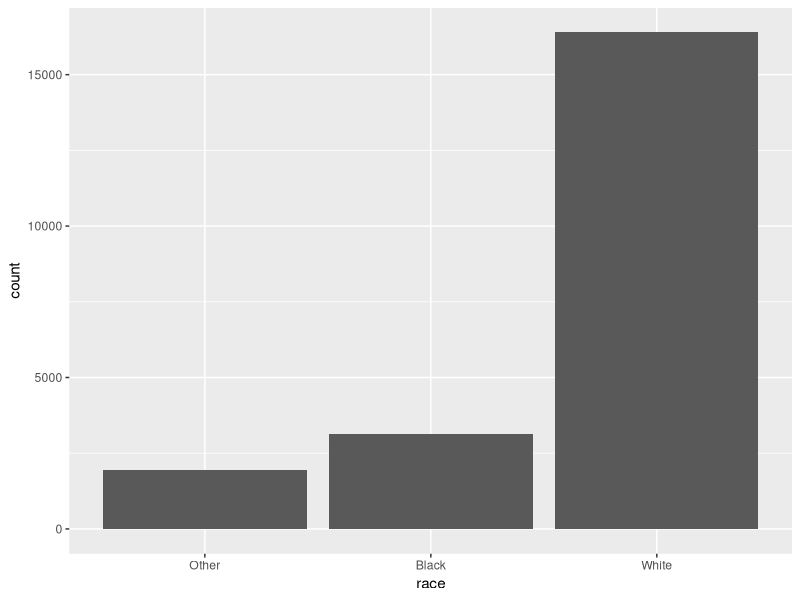
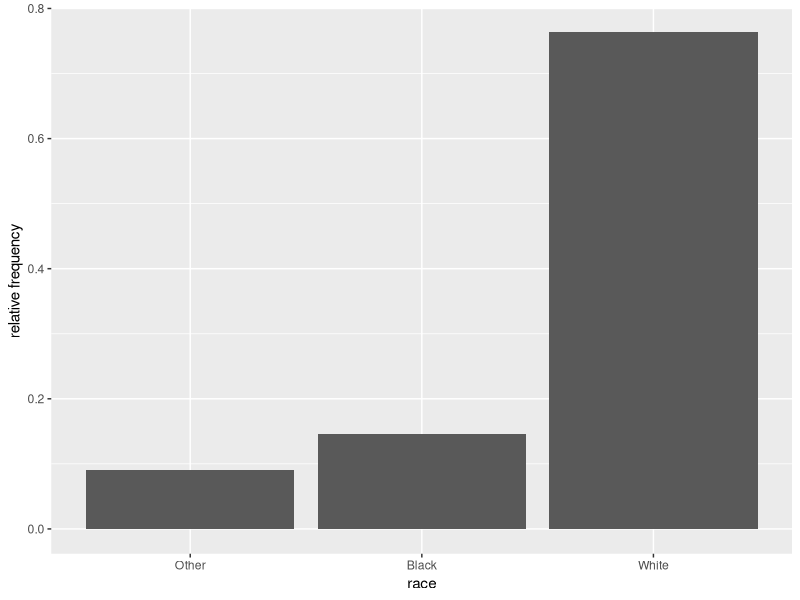
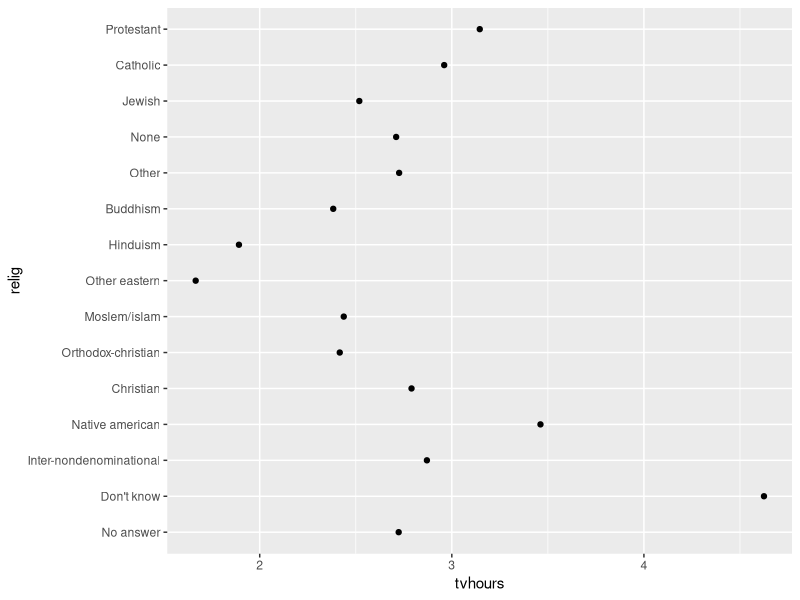
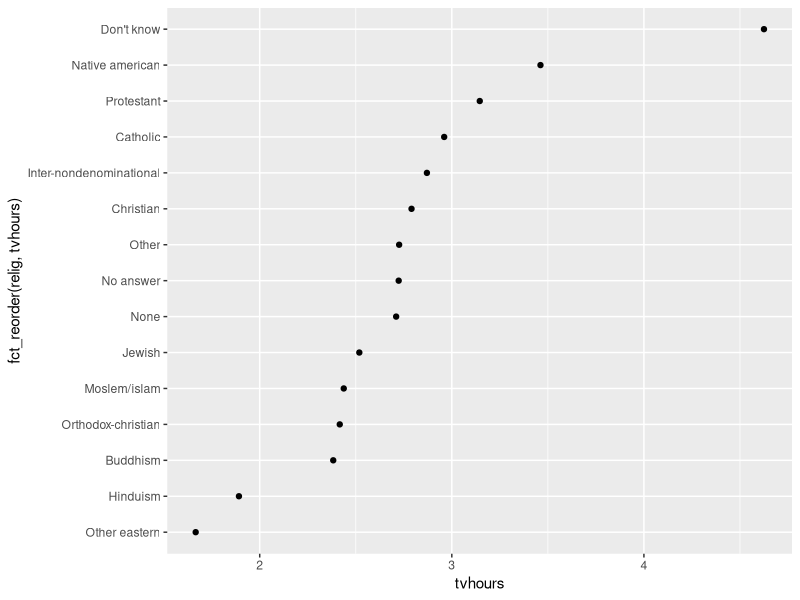
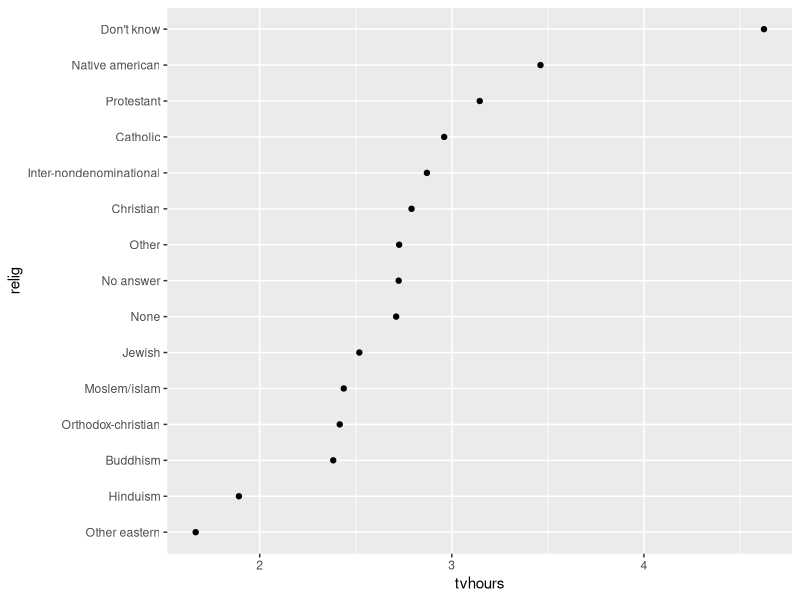
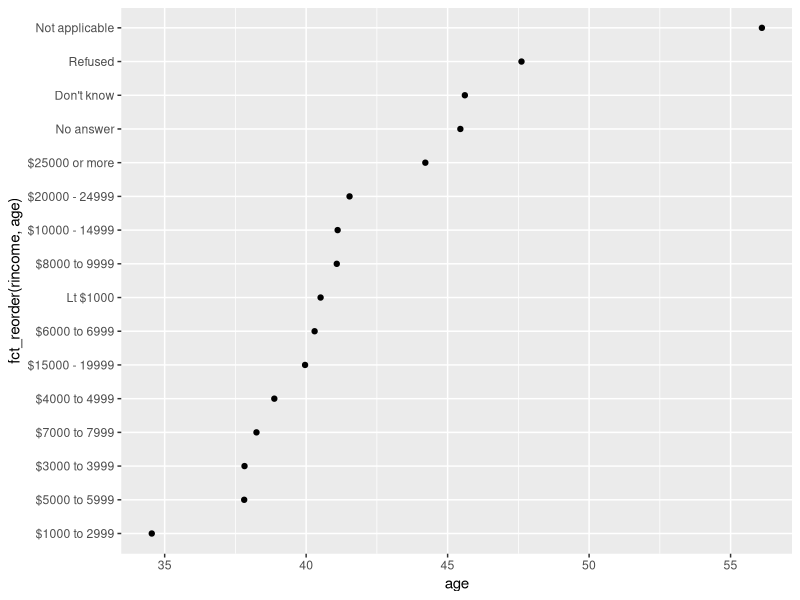
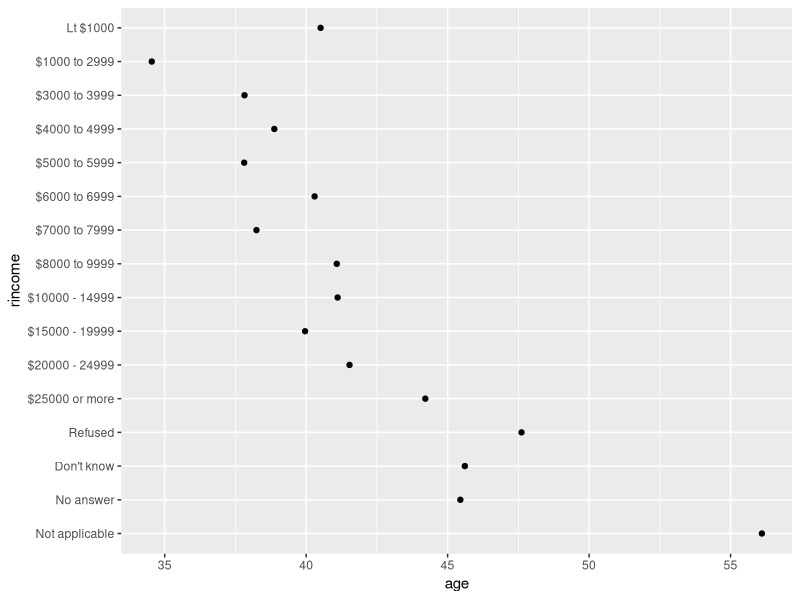
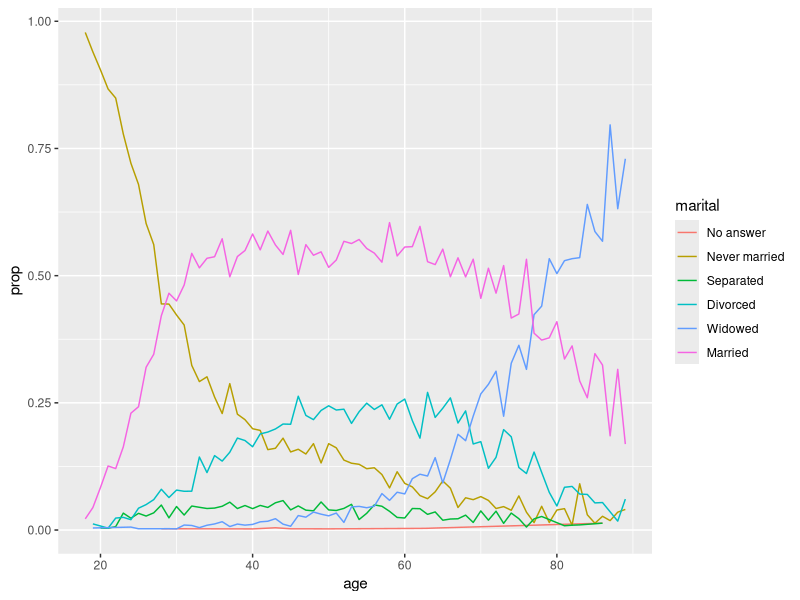

Generate these figures, in order, with R:
##Factors
library(tidyverse)
install.packages("forcats")
library(forcats) #for categorical data

##Creating a factor vector for months of the year
data = c("Jan", "Dec", "Apr", "Sep") 
#the data we'd like to make a factor

# there are 2 small issues with raw vectors for this kind of data
#1. there could be typos
#ex c("Jam", "Dec", "Apr")
#2. doesn't sort in a useful way
sort(data)

#Instead let's create a "Factor" which will help us with both:

#a vector of all possible levels that data can take on
month_levels = c("Jan", "Feb", "Mar", "Apr", "May", "Jun", 
                 "Jul","Aug", "Sep", "Oct", "Nov", "Dec")

#create the factor variable
mon_factor = factor(data, levels = month_levels)

#the above will treat the levels as defined by month_levels

#the following will just take unique values from the original vector
mon_factor_short = factor(data)


#making a factor from data that is not included in the possible levels
#will create an NA
data2 = c("Jam", "Dec", "Apr", "Maz")
mon_factor_NA = factor(data2, levels = month_levels)

mon_factor_no_NAs = factor(data2) #creates misspelled levels

##throw a warning whenever there is an unrecognized level in the data
parse_factor(data2, levels = month_levels)

##Automatically, factor() will order levels in alphabetical order if no
#levels are specified. If you'd like to order the levels according
#to when they first appear, set the levels to be the unique() values
#in the data.

mon_factor_short = factor(data) #alphabetical order
mon_factor_app = factor(data, levels = unique(data))

#if you want look at the levels of a factor, use levels() command
levels(mon_factor_app)

#overriding the current order of levels
levels(mon_factor_app) = c("Dec", "Jan", "Sep", "Apr")
sort(mon_factor_app)

##Playing around with a data set
dataset = gss_cat
?gss_cat
str(dataset)

#get an overall count of each level in a factor
#let's do this for the race factor in the dataset
count(dataset, race)

count(dataset, denom)

#alternatively use pipes:
dataset %>% 
  count(race)

#can sort by counts:
dataset %>% 
  count(race) %>% 
  arrange(desc(n))

dataset %>% 
  count(denom) %>% 
  arrange(desc(n))

### Intro to Visualization

#bar plot of race
ggplot(gss_cat, aes(race)) +
  geom_bar()

#relative frequency
ggplot(gss_cat, aes(race)) +
  geom_bar(aes(y = (..count..)/sum(..count..))) + 
  ylab("relative frequency")


#creating a summary of religion according to tvhours
relig_summary = gss_cat %>%
  group_by(relig) %>%
  summarise(
    age = mean(age, na.rm = TRUE),
    tvhours = mean(tvhours, na.rm = TRUE),
    n = n()
  )

#plot with factors not ordered
ggplot(relig_summary, aes(tvhours, relig)) + 
  geom_point()



#Re-ordering a factor according to another variable

#plot with re-ordered factors in religion
ggplot(relig_summary, aes(tvhours, fct_reorder(relig, tvhours))) +
  geom_point()

#in general it's better to do the reordering/other transformations outside 
# of the aes ... example below:


##re-naming levels using the fct_recode() function
#this is an important part of nice visualization 

#example with partyid
count(dataset, partyid)

#re-label these party ids to be a little more clear
mutate1 = mutate(dataset, partyid = fct_recode(partyid,
                              "Republican, strong"    = "Strong republican",
                              "Republican, weak"      = "Not str republican",
                              "Independent, near rep" = "Ind,near rep",
                              "Independent, near dem" = "Ind,near dem",
                              "Democrat, weak"        = "Not str democrat",
                              "Democrat, strong"      = "Strong democrat"
  ))

count(mutate1, partyid)


#collapsing a lot of levels to be more simple label names
#here, we collapse multiple levels into the levels "other", 
#"rep", "ind", and "dem"
newpartyid = fct_collapse(dataset$partyid,
                       other = c("No answer", 
                                 "Don't know", 
                                 "Other party"),
                       rep = c("Strong republican", 
                               "Not str republican"),
                       ind = c("Ind,near rep", 
                               "Independent", 
                               "Ind,near dem"),
                       dem = c("Not str democrat", 
                               "Strong democrat"))

dataset$party_summary = newpartyid



###revisiting religious refactoring by tv hours using mutate

relig_summary %>%
  mutate(relig = fct_reorder(relig, tvhours)) %>%
  ggplot(aes(tvhours, relig)) +
  geom_point()


#a similar plot focusing on income sorted by age:

rincome_summary <- gss_cat %>%
  group_by(rincome) %>%
  summarise(
    age = mean(age, na.rm = TRUE),
    tvhours = mean(tvhours, na.rm = TRUE),
    n = n()
  )

##Income Range ordered by Age
ggplot(rincome_summary, aes(age, fct_reorder(rincome, age))) + 
  geom_point()

### Exercise
#1. Make the same plot with mutate and pipes instead 
# of transforming in the aes.

#2. Is sorting income ranges by age a good idea? Why or why not?

#3. What is the default order of the income range level?

#4. If we want to preserve income range level order, but move NA to the end,
 #. what would our plot look like? (Hint: you can use fct_relevel.)


rincome_summary %>% 
  mutate(rincome = fct_relevel(rincome, "Not applicable")) %>% 
  ggplot(aes(age, rincome)) +
  geom_point()



### Extra features if time:

by_age <- gss_cat %>%
  filter(!is.na(age)) %>%
  count(age, marital) %>%
  group_by(age) %>%
  mutate(prop = n / sum(n))

ggplot(by_age, aes(age, prop, colour = marital)) +
  geom_line(na.rm = TRUE)

ggplot(by_age, aes(age, prop, colour = fct_reorder2(marital, age, prop))) +
  geom_line() +
  labs(colour = "marital")



